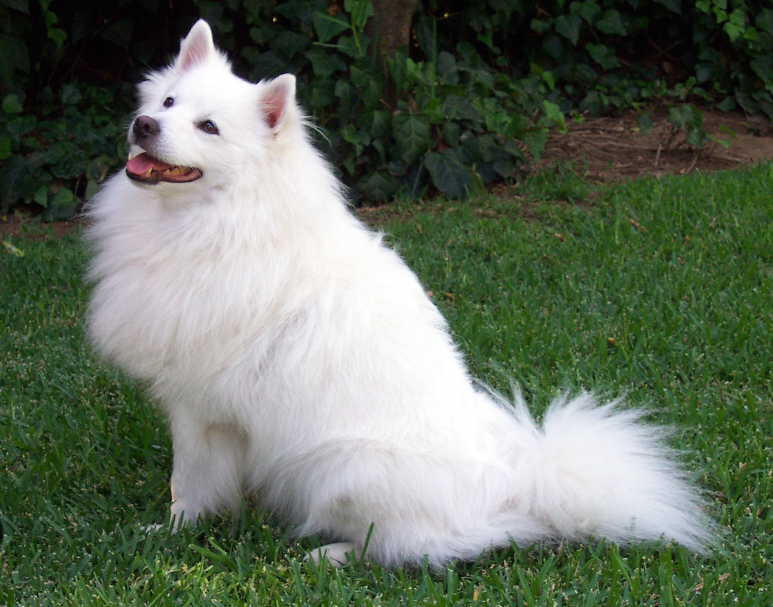
#> input picture car-crash/dog.jpg, 1546 x 1213 px (shown at 1/2 size); its folder holds only this picture in this run
$ python -i vif.py   (imports and definitions only)
#> lines starting #> are read from the running program, lines starting #| are printed output that depends on the picture
#> further down, picture is the input picture: shape (1213, 1546, 3); mean B, G, R 93.8, 110, 99.1
### car-crash/HornSchunck.py
from scipy.ndimage.filters import convolve as filter2
import numpy as np
import cv2
#
HSKERN =np.array([[1/12, 1/6, 1/12],
                  [1/6,    0, 1/6],
                  [1/12, 1/6, 1/12]],float)

kernelX = np.array([[-1, 1],
                     [-1, 1]]) * .25 #kernel for computing d/dx

kernelY = np.array([[-1,-1],
                     [ 1, 1]]) * .25 #kernel for computing d/dy

kernelT = np.ones((2,2))*.25


def HornSchunck(im1, im2, alpha=0.001, Niter=8, verbose=False):
    """
    im1: image at t=0
    im2: image at t=1
    alpha: regularization constant
    Niter: number of iteration
    """
    im1 = im1.astype(np.float32)
    im2 = im2.astype(np.float32)

	#set up initial velocities
    uInitial = np.zeros([im1.shape[0],im1.shape[1]])
    vInitial = np.zeros([im1.shape[0],im1.shape[1]])

	# Set initial value for the flow vectors
    U = uInitial
    V = vInitial

	# Estimate derivatives
    [fx, fy, ft] = computeDerivatives(im1, im2)

    # [7 lines of commented-out code are left out]
    for _ in range(Niter):
#%% Compute local averages of the flow vectors
        uAvg = filter2(U, HSKERN)
        vAvg = filter2(V, HSKERN)
#%% common part of update step
        der = (fx*uAvg + fy*vAvg + ft) / (alpha**2 + fx**2 + fy**2)
#%% iterative step
        U = uAvg - fx * der
        V = vAvg - fy * der

    M = pow(pow(U, 2) + pow(V, 2), 0.5)

    #for i in range(U.shape[0]):
    #    for j in range(U.shape[1]):
     #       M[i, j] = pow(pow(U[i, j], 2) + pow(V[i, j], 2), 0.5)

    return U,V, M


def computeDerivatives(im1, im2):

    fx = filter2(im1,kernelX) + filter2(im2,kernelX)
    fy = filter2(im1,kernelY) + filter2(im2,kernelY)

   # ft = im2 - im1
    ft = filter2(im1,kernelT) + filter2(im2,-kernelT)

    return fx,fy,ft

# [38 lines left out: functions draw_vectors_hs, draw_vectors_lk, not called in this run]


def ccw(A,B,C):
	return (C[1]-A[1])*(B[0]-A[0]) > (B[1]-A[1])*(C[0]-A[0])


def intersect(A,B,C,D):
	return ccw(A,C,D) != ccw(B,C,D) and ccw(A,B,C) != ccw(A,B,D)

# buscamos si hay vectores de flujo optico que se intersectan, a fuerza bruta
# [25 lines left out: function check_intersection, not called in this run]


'''
cap = cv2.VideoCapture('normal2 .avi')
index = 0
frames = []
cv2.namedWindow('win',cv2.WINDOW_NORMAL)
while True:
    ret, frame = cap.read()

    if ret:

        frames.append(frame)

        # solo procesamos yolo una vez
        if index > 1:
            draw_vectors(frames[-2], frames[-1])


        cv2.imshow("win", frame)
        if cv2.waitKey(0) & 0xFF == ord('q'):
            break

        index += 1

    else:
        break

cv2.destroyAllWindows()
'''


''' lukas kanade
cap = cv2.VideoCapture('normal7.mp4')
cv2.namedWindow('frame',cv2.WINDOW_NORMAL)

# params for ShiTomasi corner detection
feature_params = dict( maxCorners = 100,
                       qualityLevel = 0.3,
                       minDistance = 7,
                       blockSize = 7 )

# Parameters for lucas kanade optical flow
lk_params = dict( winSize  = (15,15),
                  maxLevel = 2,
                  criteria = (cv2.TERM_CRITERIA_EPS | cv2.TERM_CRITERIA_COUNT, 10, 0.03))

# Create some random colors
color = np.random.randint(0,255,(100,3))

# Take first frame and find corners in it
ret, old_frame = cap.read()
while not ret:
    print()
    ret, old_frame = cap.read()
old_gray = cv2.cvtColor(old_frame, cv2.COLOR_BGR2GRAY)
p0 = cv2.goodFeaturesToTrack(old_gray, mask = None, **feature_params)

# Create a mask image for drawing purposes
mask = np.zeros_like(old_frame)

while(1):
    ret,frame = cap.read()
    if ret:
        frame_gray = cv2.cvtColor(frame, cv2.COLOR_BGR2GRAY)

        # calculate optical flow
        p1, st, err = cv2.calcOpticalFlowPyrLK(old_gray, frame_gray, p0, None, **lk_params)

        # Select good points
        good_new = p1[st==1]
        good_old = p0[st==1]

        lines = []
        # draw the tracks
        for i, (new, old) in enumerate(zip(good_new,good_old)):
            a, b = new.ravel()
            c, d = old.ravel()
            lines.append((a, b, c, d))
            mask = cv2.line(mask, (a, b), (c, d), color[i].tolist(), 2)
            frame = cv2.circle(frame, (a, b), 5, color[i].tolist(), -1)
            cv2.line(frame, (a, b), (c, d), (0, 0, 255), 1)
            # frame = cv2.circle(frame, (c, d), 5, (255,0 ,0), -1)

        check_intersection(lines, frame)


        img = cv2.add(frame,mask)

        cv2.imshow('frame',img)
        if cv2.waitKey() & 0xFF == ord('q'):
            break
    else:
        break

    # Now update the previous frame and previous points
    old_gray = frame_gray.copy()
    p0 = good_new.reshape(-1,1,2)

cv2.destroyAllWindows()
cap.release()
'''

### car-crash/vif.py

import numpy as np
import cv2
import HornSchunck as hs
import math
import glob, os

class ViF:
    def __init__(self):
        self.video_subsampling = 3

    def create_block_hist(self, flow, N, M):
        # creamos los histogramas por bloques
        height, width = flow.shape
        B_height = int(math.floor((height - 11) / N))
        B_width = int(math.floor((width - 11 ) / M))

        frame_hist = []
        #print height, B_height
        #print(np.arange(6, height - B_height - 5, B_height))

        for y in np.arange(6, height - B_height - 5, B_height):
            for x in np.arange(6, width - B_width - 5, B_width):
                block_hist = self.create_hist(flow[y:y+B_height-1, x:x+B_width-1])
                #print(block_hist)
                frame_hist.append(block_hist)

        return np.array(frame_hist).flatten()

    def create_hist(self, mini_flow):
        # print(mini_flow)
        H = np.histogram(mini_flow, np.arange(0, 1, 0.05))
        H = H[0]/float(np.sum(H[0]))
        return H

    def process(self, frames):
        # [4 lines of commented-out code are left out]

        flow = np.zeros([100, 134]) #rows cols
        index = 0
        N = 4
        M = 4

        for i in range(0, len(frames) - self.video_subsampling - 5, self.video_subsampling*2):

            index += 1

            prev_f = frames[i + self.video_subsampling]
            curr_f = frames[i + self.video_subsampling * 2]
            next_f = frames[i + self.video_subsampling * 3]

            prev_f = cv2.resize(prev_f, (134, 100)) #width height
            curr_f = cv2.resize(curr_f, (134, 100))
            next_f = cv2.resize(next_f, (134, 100))

            #process optic flow
            #print("shapes", prev_f.shape, curr_f.shape)
            u1, v1, m1 = hs.HornSchunck(prev_f, curr_f)
            u2, v2, m2 = hs.HornSchunck(curr_f, next_f)

            delta = abs(m1 - m2)
            flow = flow + (delta > np.mean(delta))
#> this loop made 201 passes
#> i on passes 2 to 4: 6, 12, 18
#> pass 1, in process, `prev_f = cv2.resize(prev_f, (134, 100))`:
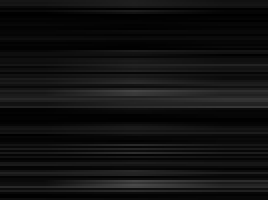
#> prev_f: shape (100, 134) (shown 2 times larger); min 0, max 73, mean 16.4
#> pass 1, in HornSchunck, `im1 = im1.astype(np.float32)`:
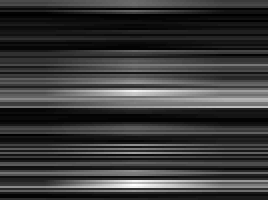
#> im1: shape (100, 134) float32 (shown 2 times larger); min 0, max 73, mean 16.4; drawn with min black and max white
#> after the loop:
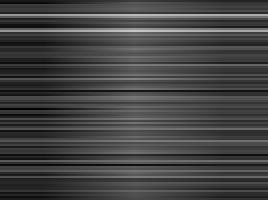
#> curr_f: shape (100, 134) (shown 2 times larger); min 3, max 198, mean 67.3
#> after the loop:
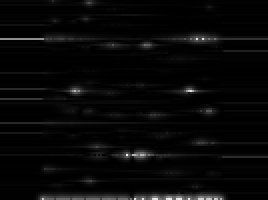
#> delta: shape (100, 134) float64 (shown 2 times larger); min 0.000306, max 82.44, mean 2.6; drawn with min black and max white
#> after the loop:
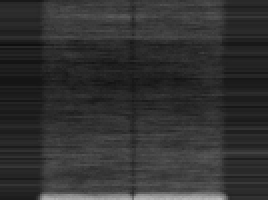
#> flow: shape (100, 134) float64 (shown 2 times larger); min 15, max 183, mean 49.8
#> after the loop:
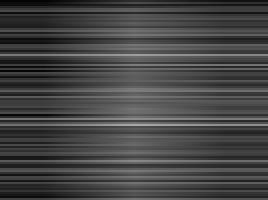
#> prev_f: shape (100, 134) (shown 2 times larger); min 4, max 169, mean 68.8
#> after the loop, index = 201

        flow = flow.astype(float)
        if index > 0:
            flow = flow/index
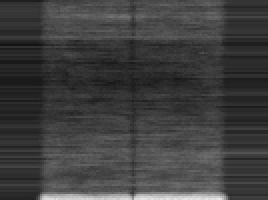
#> flow: shape (100, 134) float64 (shown 2 times larger); min 0.0746, max 0.91, mean 0.248

        feature_vec = self.create_block_hist(flow, N, M)
#> after the loop in create_block_hist, `for y in np.arange(6, height - B_height - 5, B_height):`: frame_hist = 16 items
#> feature_vec = 304 values, max 0.563 at index 98, min 0 at index 0, mean 0.0526
        #print(feature_vec.shape)
        #np.savetxt("feature_vec.csv", feature_vec, delimiter=",")

        return feature_vec


'''
# para obtener vif de algunos videos
data = []
for file in glob.glob("dataset/BD_no_choques/subvideos/*.avi"):
    print(file)
    cap = cv2.VideoCapture(file)
    frames = []
    max_num_frames = 60
    count = 1
    vif = ViF()

    while True:
        ret, frame = cap.read()

        if ret:
            gray = cv2.cvtColor(frame, cv2.COLOR_BGR2GRAY)
            frames.append(gray)

        else:
            break

    obj = ViF()
    feature_vec = obj.process(frames)
    # print (feature_vec)
    data.append(feature_vec)

np.savetxt("data_no_choques.csv", data, delimiter=",")
'''


'''

cap = cv2.VideoCapture('../video-test/brucelee_1.mp4')
frames = []
max_num_frames = 60
count = 1
vif = ViF()

while True:
    ret, frame = cap.read()

    if ret:
        gray = cv2.cvtColor(frame, cv2.COLOR_BGR2GRAY)
        frames.append(gray)

        if count > max_num_frames:
            vif.process(frames)
            frames=[]
            count = 1

        count += 1

    else:
        break


cap.release()
cv2.destroyAllWindows()

'''

>>> import cv2
>>> picture = cv2.imread('dog.jpg')
>>> result = ViF().process(picture)
#> result has the same summary as feature_vec in process
